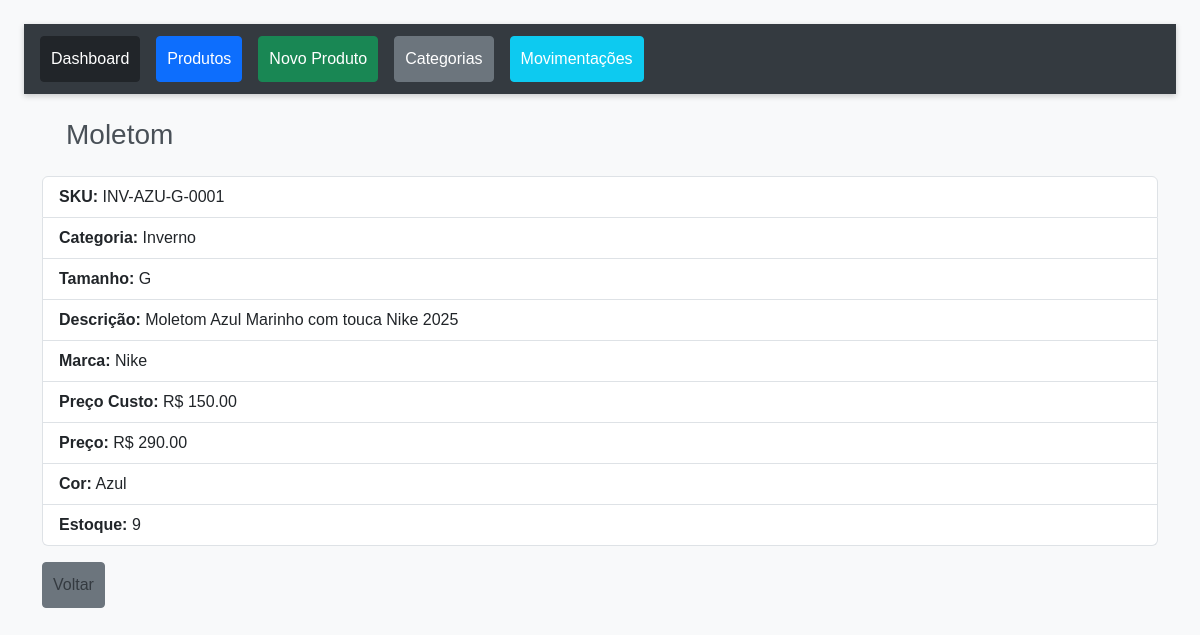
Page /estoque/1/ on the committed database.
### estoque/models.py (models this page shows, shortened)
class Produto(models.Model):
    sku = models.CharField( 'SKU', max_length=20, unique=True, blank=True, null=True, editable=False)
    nome = models.CharField('Nome', max_length=100)
    categoria = models.ForeignKey(
        Categoria,
        verbose_name='Categoria',
        on_delete=models.SET_NULL,
        null=True,
        blank=True
    )
    descricao = models.CharField('Descricao', max_length=50, blank=True)
    marca = models.CharField('Marca', max_length=50, blank=True)
    tamanho   = models.CharField('Tamanho', max_length=10, blank=True)
    cor       = models.CharField('Cor', max_length=30, blank=True)
    preco_custo = models.DecimalField('Preço de Custo (R$)', max_digits=10, decimal_places=2, default=0)
    preco     = models.DecimalField('Preço (R$)', max_digits=10, decimal_places=2)
    estoque   = models.PositiveIntegerField('Quantidade em estoque', default=0)

class Categoria(models.Model):
    nome = models.CharField('Nome', max_length=50, unique=True)
    def __str__(self):
        return self.nome

### estoque/views.py (the view)
# urls.py: path('<int:pk>/', views.ProdutoDetailView.as_view(), name='detalhe'),
class ProdutoDetailView(DetailView):
    model = Produto

### estoque/templates/estoque/produto_detail.html (shortened to what this page needs)
{% extends "estoque/base.html" %}
{% block content %}
<h1>{{ object.nome }}</h1>
<ul class="list-group">
  <li class="list-group-item"><strong>SKU:</strong> {{ object.sku }}</li>
  <li class="list-group-item"><strong>Categoria:</strong> {{ object.categoria }}</li>
  <li class="list-group-item"><strong>Tamanho:</strong> {{ object.tamanho }}</li>
  <li class="list-group-item"><strong>Descrição:</strong> {{ object.descricao }}</li>
  <li class="list-group-item"><strong>Marca:</strong> {{ object.marca }}</li>
  <li class="list-group-item"><strong>Preço Custo:</strong> R$ {{ object.preco_custo }}</li>
  <li class="list-group-item"><strong>Preço:</strong> R$ {{ object.preco }}</li>
  <li class="list-group-item"><strong>Cor:</strong> {{ object.cor }}</li>
  <li class="list-group-item"><strong>Estoque:</strong> {{ object.estoque }}</li>
</ul>
<a class="btn btn-secondary mt-3" href="{% url 'estoque:lista' %}">Voltar</a>
{% endblock %}

### estoque/static/estoque/css/style.css (style rules this page uses)
body { background-color: #f8f9fa; font-family: Arial, sans-serif; color: #343a40; margin: 0; padding: 0; }
.btn { border-radius: 4px; transition: background-color .2s ease; text-decoration: none; padding: 10px; color:#343a40 }
h1 { margin-bottom: 1.5rem; margin-left: 1.5rem; font-size: 1.75rem; color: #495057; }

### rows in the picture
Produto: nome "Moletom", sku "INV-AZU-G-0001", categoria "Inverno", tamanho "G", descricao "Moletom Azul Marinho com touca Nike 2025", marca "Nike", preco_custo "150.00", preco "290.00", cor "Azul", estoque "9"
